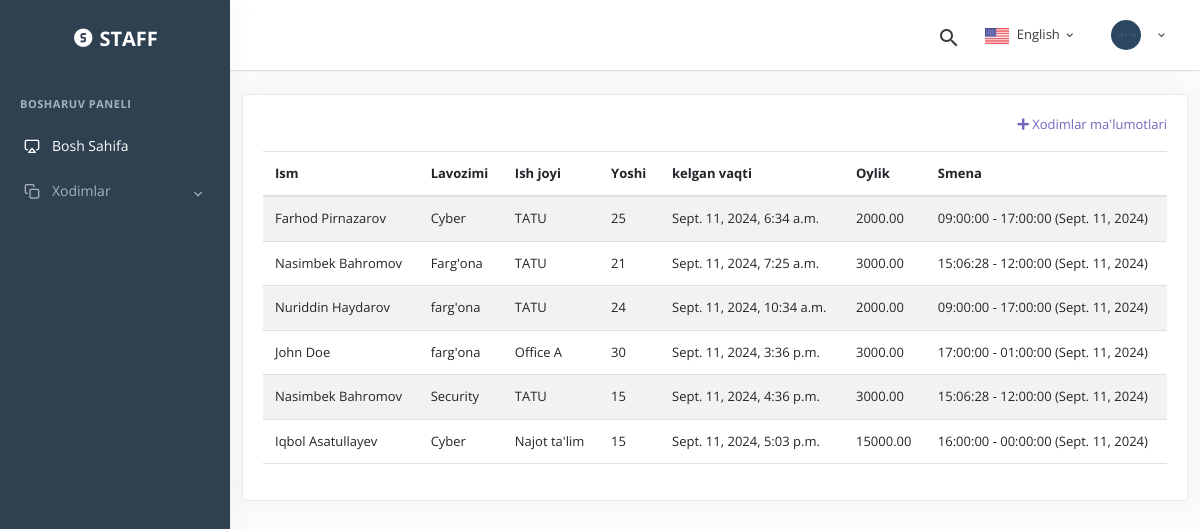
The page / (signed in) on the database its author committed.
### main/models.py (models this page shows, shortened)
class Employee(AbstractUser):
    age = models.IntegerField(null=True, blank=True)
    monthly_salary = models.DecimalField(max_digits=10, decimal_places=2, null=True, blank=True)
    workplace = models.CharField(max_length=255, null=True, blank=True)
    phone_number = models.CharField(max_length=15, blank=True, null=True)
    position = models.ForeignKey(Position, null=True, blank=True, on_delete=models.SET_NULL)
    def get_full_name(self):
        return f"{self.first_name} {self.last_name}"
    def get_shifts(self):
        shifts = StaffShift.objects.filter(staff=self).select_related('shift')
        return shifts

class Position(models.Model):
    name = models.CharField(max_length=100)

class StaffShift(models.Model):
    staff = models.ForeignKey(Employee, on_delete=models.CASCADE)
    shift = models.ForeignKey(Shift, on_delete=models.CASCADE)
    date = models.DateField()

class Shift(models.Model):
    start_time = models.TimeField()
    end_time = models.TimeField()
    def __str__(self):
        return f"{self.start_time} - {self.end_time}"

### main/views.py (the view)
# urls.py: path('', views.dashboard, name = 'index'),
@login_required
def dashboard(request):
    current_user = request.user
    if current_user.is_superuser:
        staff_members = Employee.objects.all()
    else:
        staff_members = Employee.objects.exclude(username=current_user.username)
    return render(request, 'dashboard/index.html', {'staff_members': staff_members})

### templates/dashboard/index.html (shortened to what this page needs)
{% extends 'dashboard/base.html' %}
{% block content %}
<div class="row">
    <div class="col-12">
        <div class="card">
            <div class="card-body">
                <div class="mb-3 text-end">
                    <a href="#">
                        <i class="fas fa-plus"></i> Xodimlar ma'lumotlari
                    </a>
                </div>
                <table id="datatable-buttons" class="table table-striped dt-responsive nowrap">
                    <thead>
                        <tr>
                            <th>Ism</th>
                            <th>Lavozimi</th>
                            <th>Ish joyi</th>
                            <th>Yoshi</th>
                            <th>kelgan vaqti</th>
                            <th>Oylik</th>
                            <th>Smena</th>
                        </tr>
                    </thead>
                    <tbody>
                        {% for staff in staff_members %}
                        <tr>
                            <td>{{ staff.get_full_name }}</td>
                            <td>{{ staff.position.name }}</td>
                            <td>{{ staff.workplace }}</td>
                            <td>{{ staff.age }}</td>
                            <td>{{ staff.date_joined }}</td>
                            <td>{{ staff.monthly_salary }}</td>
                            <td>
                                {% for shift in staff.get_shifts %}
                                    {{ shift.shift }} ({{ shift.date }})<br>
                                {% empty %}
                                    No shifts
                                {% endfor %}
                            </td>
                        </tr>
                        {% empty %}
                        <tr>
                            <td colspan="8" class="text-center">No staff members found.</td>
                        </tr>
                        {% endfor %}
                    </tbody>
                </table>
            </div>
        </div>
    </div>
</div>
{% endblock %}

### rows shown on the page
Employee: get_full_name "Farhod Pirnazarov", position.name "Cyber", workplace "TATU", age "25", date_joined "Sept. 11, 2024, 6:34 a.m.", monthly_salary "2000.00"
StaffShift: shift "09:00:00 - 17:00:00", date "Sept. 11, 2024"
Employee: get_full_name "Nasimbek Bahromov", position.name "Farg'ona", workplace "TATU", age "21", date_joined "Sept. 11, 2024, 7:25 a.m.", monthly_salary "3000.00"
StaffShift: shift "15:06:28 - 12:00:00", date "Sept. 11, 2024"
Employee: get_full_name "Nuriddin Haydarov", position.name "farg'ona", workplace "TATU", age "24", date_joined "Sept. 11, 2024, 10:34 a.m.", monthly_salary "2000.00"
StaffShift: shift "09:00:00 - 17:00:00", date "Sept. 11, 2024"
Employee: get_full_name "John Doe", position.name "farg'ona", workplace "Office A", age "30", date_joined "Sept. 11, 2024, 3:36 p.m.", monthly_salary "3000.00"
StaffShift: shift "17:00:00 - 01:00:00", date "Sept. 11, 2024"
Employee: get_full_name "Nasimbek Bahromov", position.name "Security", workplace "TATU", age "15", date_joined "Sept. 11, 2024, 4:36 p.m.", monthly_salary "3000.00"
StaffShift: shift "15:06:28 - 12:00:00", date "Sept. 11, 2024"
Employee: get_full_name "Iqbol Asatullayev", position.name "Cyber", workplace "Najot ta'lim", age "15", date_joined "Sept. 11, 2024, 5:03 p.m.", monthly_salary "15000.00"
StaffShift: shift "16:00:00 - 00:00:00", date "Sept. 11, 2024"
